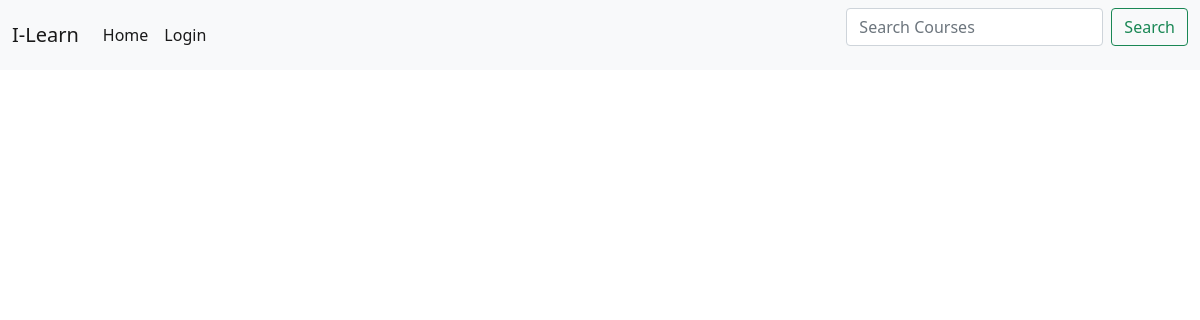
The app's page /view/course/10/, older data.
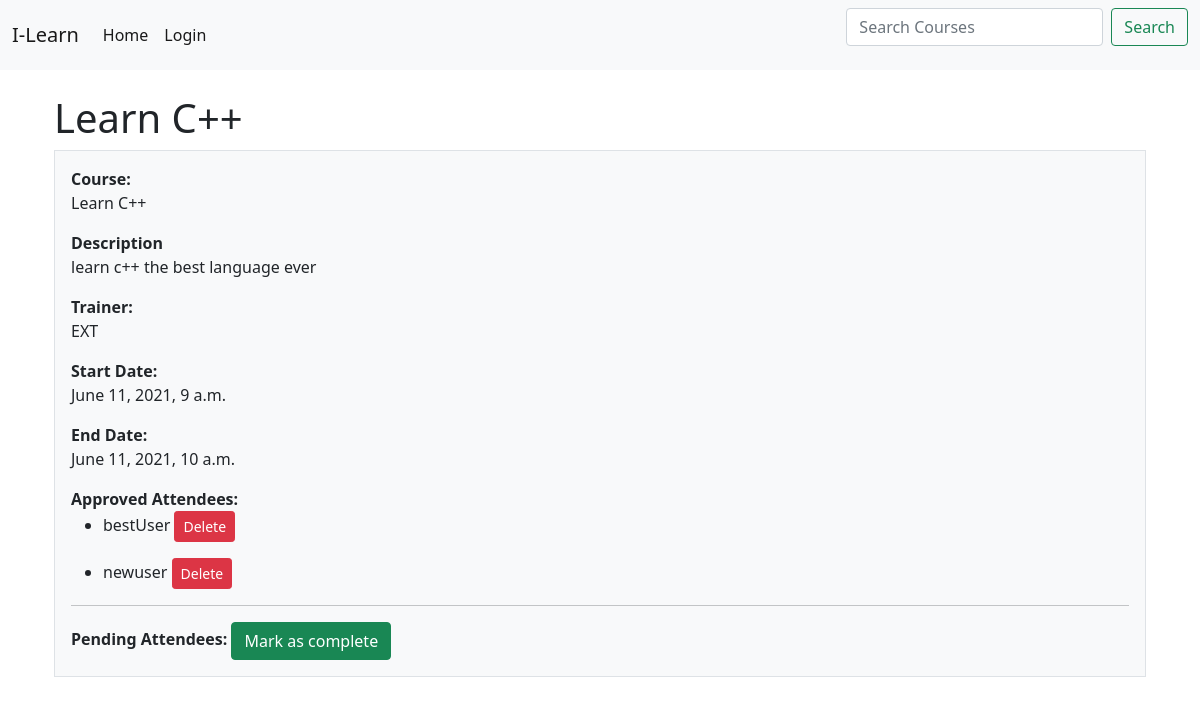
The same page, newer data.
### booking/models.py (models this page shows, shortened)
class Course(models.Model):
    staff=(
        ('CAL', 'CALUM'),
        ('YAN', 'YANNA'),
        ('HAN', 'HANNA'),
        ('EXT', 'EXTERNAL'),
    )
    divisions = (
        ('GLO','Company Wide'),
        ('OPE','Operations'),
        ('TEC','Technology'),
        ('FIN','Finance'),
        ('MAR','Marketing'),
    )
    courseNumber = models.IntegerField()
    courseName = models.CharField(max_length=200)
    courseDesc = models.CharField(max_length=500)
    host = models.CharField(max_length=3, choices=staff)
    min_participants = models.IntegerField()
    max_participants = models.IntegerField()
    start_date = models.DateTimeField()
    end_date = models.DateTimeField()
    program = models.ForeignKey(Programs, on_delete=models.CASCADE, default=4)
    division_access = models.CharField(max_length=3, choices=divisions, default='GLO')
    image=models.ImageField(default='course.jpg',upload_to='course_photos') #Setting the users profile pic
    course_completed = models.BooleanField(blank=True)

class attendees(models.Model):
    courseNeededBy = [
        ('W1M', 'Within 1 Month'),
        ('1-3', '1-3 Months'),
        ('3-6', '3-6 Months'),
        ('6+M', '6+ Months'),
    ]
    statuses = [
        ('PEN', 'Pending'),
        ('APR', 'Approved'),
        ('REJ', 'Rejected'),
    ]
    user = models.ForeignKey(User, on_delete=models.CASCADE, related_name='user')
    role = models.CharField(max_length=100)
    course = models.ForeignKey(Course, on_delete=models.CASCADE)
    course_due = models.CharField(max_length=3, choices=courseNeededBy)
    your_development = models.CharField(max_length=3000)
    status = models.CharField(max_length=3, choices=statuses, default='PEN')

### booking/views.py (the view)
# urls.py: path('view/course/<int:pk>/', viewCourse.as_view(), name='viewCourse'),
class viewCourse(View):
    def get(self, request, *args, **kwargs):
        course_id = self.kwargs.get('pk', None)#Getting the course ID from the URL
        course = Course.objects.filter(id = course_id)#Getting the object that matches that ID
        context = {'course': course}
        return render(request, 'booking/viewCourse.html', context)

### booking/templates/booking/viewCourse.html (shortened to what this page needs)
{% extends "booking/base.html" %}
{% block content %}
<br>
<div class="container px-4">
    {% for c in course %}
    <h1>{{c.courseName}}</h1>
    <div class="row gx-5">
      <div class="col">
       <div class="p-3 border bg-light">
           <b>Course: </b><p>{{c.courseName}}</p>
           <b>Description</b><p>{{c.courseDesc}}</p>
           <b>Trainer: </b><p>{{c.host}}</p>
           <b>Start Date: </b><p>{{c.start_date}}</p>
           <b>End Date: </b><p>{{c.end_date}}</p>
           <b>Approved Attendees: </b>
           {% for a in c.attendees_set.all %}
           {% if a.status == "APR" %}
           <ul>
               <li>{{a.user}} <a href="{% url 'deleteBooking' a.id %}" class="btn btn-danger btn-sm">Delete</a></li>
           </ul>
           {% endif %}
           {% endfor %}
           <hr>
           <b>Pending Attendees: </b>
           {% for cc in course %}
           {% if c.course_completed %}
           <a class="btn btn-secondary" disabled>This course is complete</a>
           {% else %}
           <a href="{% url 'courseComplete' cc.id %}" class="btn btn-success">Mark as complete</a>
           {% endif %}
           {% endfor %}
        </div>
      </div>
    {% endfor %}
    </div>
  </div>
{% endblock content %}

Row changes from the older to the newer data that the page shows:
added Course: courseName "Learn C++", courseDesc "learn c++ the best language ever", host "EXT", start_date "June 11, 2021, 9 a.m.", end_date "June 11, 2021, 10 a.m.", course_completed "Mark as complete"
added attendees: user "bestUser"
added attendees: user "newuser"
